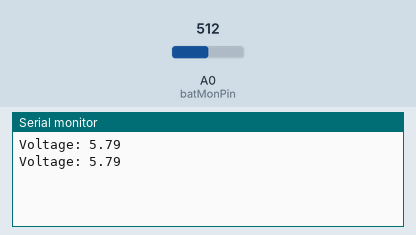
Simulated run of this sketch. Board: Arduino Uno, built with avr-gcc and run on an emulated ATmega328P. Parts: the last lines printed to the serial monitor. The test bench sets the inputs (shaded band); at power-on: A0 (batMonPin) = 512.

Above: at 1.8 s.
1.9 s: A0 (batMonPin) set to 716
At 2.4 s:
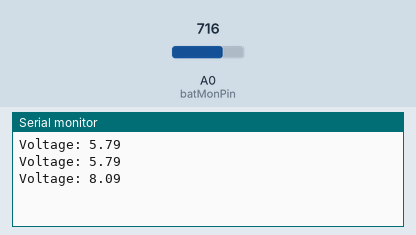
3.4 s: A0 (batMonPin) set to 900
At 4.8 s:
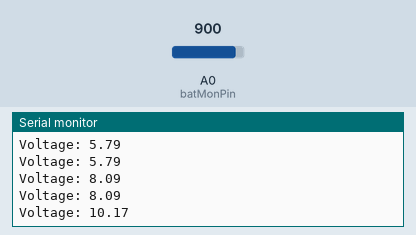
Timing chart, 0 to 6.4 s (numbered marks = the images above; inputs shaded):
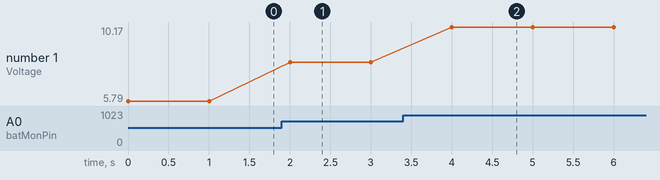

Measured:
- after the input at 1.9 s, the serial monitor: prints a new line after 0.10 s (image 1)
- after the input at 3.4 s, the serial monitor: prints a new line after 0.60 s (image 2)
- plotted number 1: 5.79 → 8.09 after the input at 1.9 s, 8.09 → 10.17 after the input at 3.4 s

The sketch:

BatteryLevel.ino
```cpp
int batMonPin = 0;          // input pin for the divider
int val = 0;                // variable for the A/D value
float pinVoltage = 0;       // variable to hold the calculated voltage
float batteryVoltage = 0;
float ratio = 2.316;        // Change this to match the MEASURED ration of the circuit

//PARTITORE DI TENSIONE
//R1 = 50k, R2 = 40k per un assorbimento di 100uA e un Vout=4V
//RATIO = Vin/Vout

void setup() {
    Serial.begin(9600);      // open the serial port at 9600 baud
}

void loop() {
    val = analogRead(batMonPin);    // read the voltage on the divider

    pinVoltage = val * 0.00488;       //  Calculate the voltage on the A/D pin
                                      //  A reading of 1 for the A/D = 0.0048mV
                                      //  if we multiply the A/D reading by 0.00488 then
                                      //  we get the voltage on the pin.

    batteryVoltage = pinVoltage * ratio;    //  Use the ratio calculated for the voltage divider
                                            //  to calculate the battery voltage
    Serial.print("Voltage: ");
    Serial.println(batteryVoltage);

    delay(1000);                  //  Slow it down
}
```
